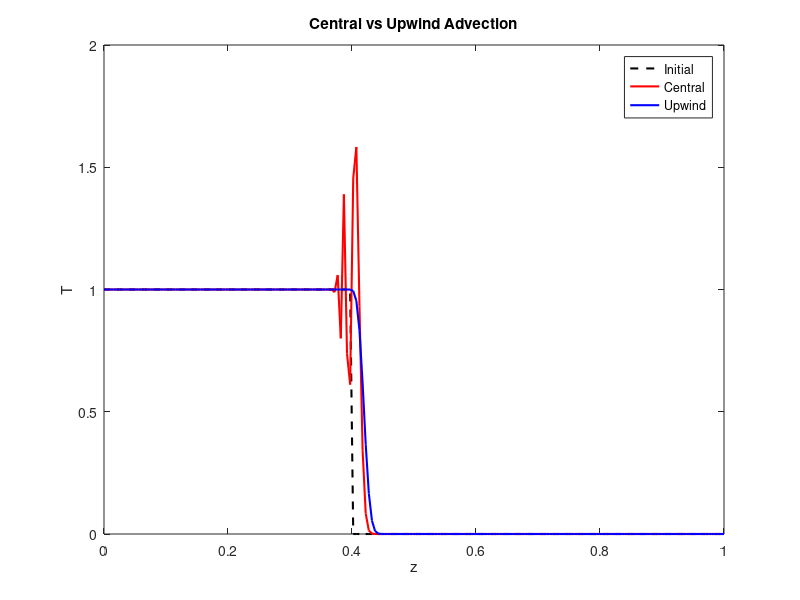

Here is the MATLAB script that generated this plot:
clc; clear; close all;

%% Grid
Nz = 200;
L  = 1.0;
dz = L/(Nz-1);
z  = linspace(0,L,Nz)';

%% Parameters
u  = 1.0;        % advection velocity
dt = 0.4*dz/u;   % CFL < 1
Nt = 10;

%% Initial condition: sharp front
T0 = zeros(Nz,1);
T0(z < 0.4) = 1.0;

%% Allocate
T_central = T0;
T_upwind  = T0;

%% Time loop
for n = 1:Nt
    Tc = T_central;
    Tu = T_upwind;

    for i = 2:Nz-1
        % Central difference
        T_central(i) = Tc(i) ...
            - dt * u * (Tc(i+1) - Tc(i-1)) / (2*dz);

        % Upwind
        T_upwind(i) = Tu(i) ...
            - dt * u * (Tu(i) - Tu(i-1)) / dz;
    end
end

%% Plot
figure; hold on; box on;
plot(z, T0,        'k--', 'LineWidth',1.5)
plot(z, T_central,'r',  'LineWidth',1.5)
plot(z, T_upwind, 'b',  'LineWidth',1.5)
legend('Initial','Central','Upwind','Location','best')
xlabel('z'); ylabel('T')
title('Central vs Upwind Advection')
